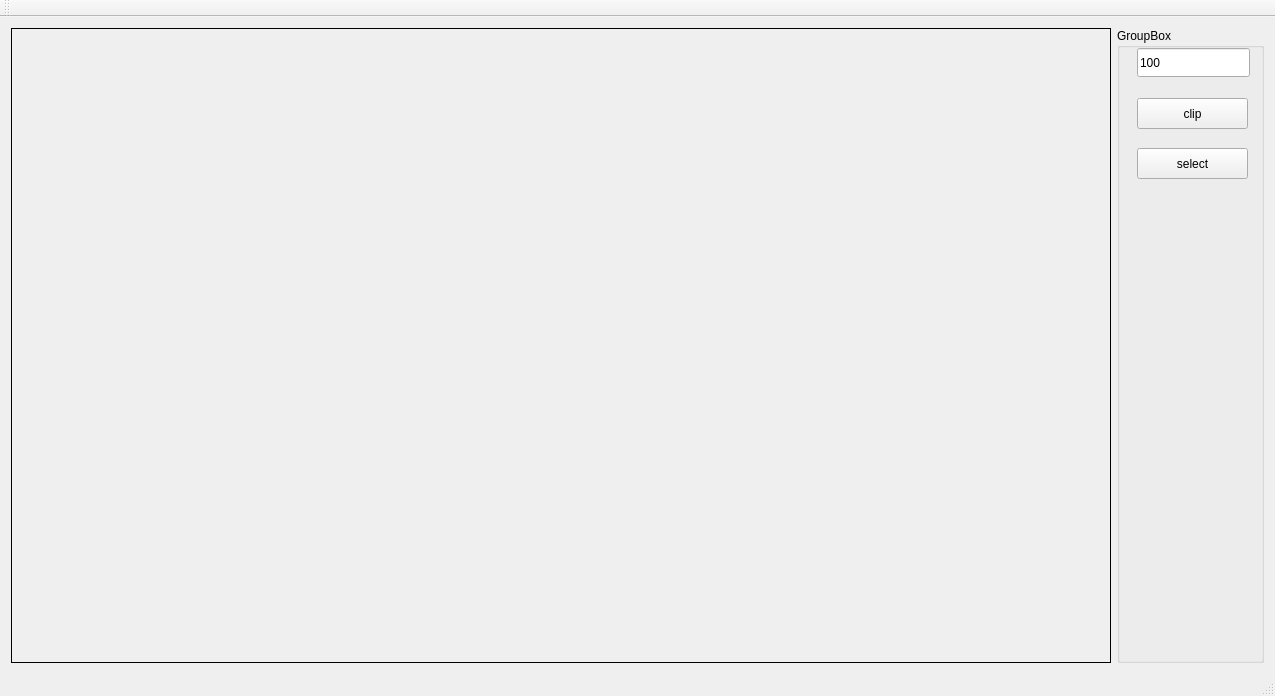
<?xml version="1.0" encoding="UTF-8"?>
<ui version="4.0">
 <class>MainWindow</class>
 <widget class="QMainWindow" name="MainWindow">
  <property name="geometry">
   <rect>
    <x>0</x>
    <y>0</y>
    <width>1275</width>
    <height>696</height>
   </rect>
  </property>
  <property name="windowTitle">
   <string>Clipping</string>
  </property>
  <widget class="QWidget" name="centralWidget">
   <layout class="QHBoxLayout" name="horizontalLayout">
    <item>
     <widget class="QWidget" name="widget" native="true">
      <property name="minimumSize">
       <size>
        <width>1100</width>
        <height>620</height>
       </size>
      </property>
      <property name="styleSheet">
       <string notr="true">QWidget { border: 1px solid black}</string>
      </property>
     </widget>
    </item>
    <item>
     <widget class="QGroupBox" name="groupBox">
      <property name="title">
       <string>GroupBox</string>
      </property>
      <widget class="QLineEdit" name="lineEdit">
       <property name="geometry">
        <rect>
         <x>20</x>
         <y>20</y>
         <width>113</width>
         <height>29</height>
        </rect>
       </property>
       <property name="text">
        <string>100</string>
       </property>
      </widget>
      <widget class="QPushButton" name="pushButtonClip">
       <property name="geometry">
        <rect>
         <x>20</x>
         <y>70</y>
         <width>111</width>
         <height>31</height>
        </rect>
       </property>
       <property name="text">
        <string>clip</string>
       </property>
      </widget>
      <widget class="QPushButton" name="pushButtonSelect">
       <property name="geometry">
        <rect>
         <x>20</x>
         <y>120</y>
         <width>111</width>
         <height>31</height>
        </rect>
       </property>
       <property name="text">
        <string>select</string>
       </property>
      </widget>
     </widget>
    </item>
   </layout>
  </widget>
  <widget class="QMenuBar" name="menuBar">
   <property name="geometry">
    <rect>
     <x>0</x>
     <y>0</y>
     <width>1275</width>
     <height>23</height>
    </rect>
   </property>
  </widget>
  <widget class="QToolBar" name="mainToolBar">
   <attribute name="toolBarArea">
    <enum>TopToolBarArea</enum>
   </attribute>
   <attribute name="toolBarBreak">
    <bool>false</bool>
   </attribute>
  </widget>
  <widget class="QStatusBar" name="statusBar"/>
 </widget>
 <layoutdefault spacing="6" margin="11"/>
 <resources/>
 <connections/>
</ui>
